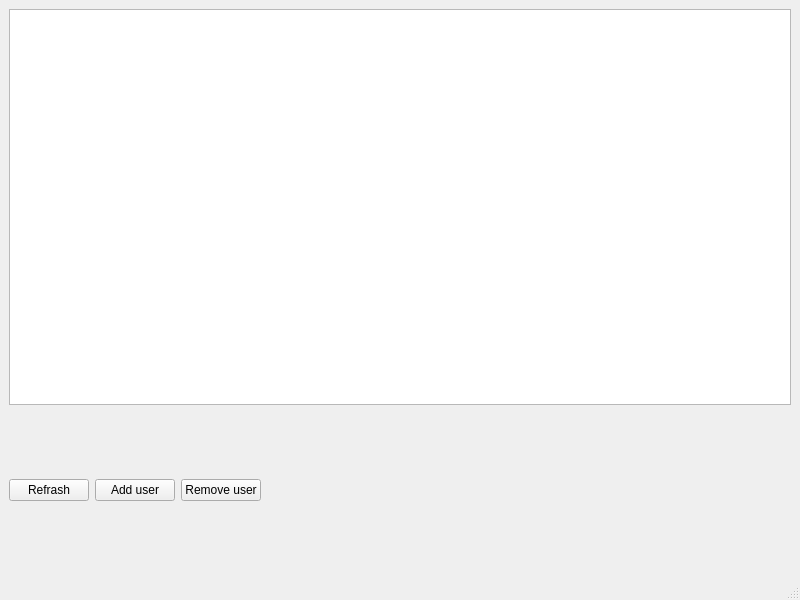
<?xml version="1.0" encoding="UTF-8"?>
<ui version="4.0">
 <class>MainWindow</class>
 <widget class="QMainWindow" name="MainWindow">
  <property name="geometry">
   <rect>
    <x>0</x>
    <y>0</y>
    <width>800</width>
    <height>600</height>
   </rect>
  </property>
  <property name="windowTitle">
   <string>MainWindow</string>
  </property>
  <widget class="QWidget" name="centralwidget">
   <layout class="QGridLayout" name="gridLayout">
    <item row="1" column="2">
     <widget class="QPushButton" name="btnRemove">
      <property name="text">
       <string>Remove user</string>
      </property>
     </widget>
    </item>
    <item row="1" column="1">
     <widget class="QPushButton" name="btnAdd">
      <property name="text">
       <string>Add user</string>
      </property>
     </widget>
    </item>
    <item row="1" column="0">
     <widget class="QPushButton" name="btnRefrash">
      <property name="text">
       <string>Refrash</string>
      </property>
     </widget>
    </item>
    <item row="0" column="0" colspan="4">
     <widget class="QTableView" name="tableView"/>
    </item>
    <item row="1" column="3">
     <spacer name="horizontalSpacer">
      <property name="orientation">
       <enum>Qt::Horizontal</enum>
      </property>
      <property name="sizeHint" stdset="0">
       <size>
        <width>515</width>
        <height>158</height>
       </size>
      </property>
     </spacer>
    </item>
   </layout>
  </widget>
  <widget class="QMenuBar" name="menubar">
   <property name="geometry">
    <rect>
     <x>0</x>
     <y>0</y>
     <width>800</width>
     <height>21</height>
    </rect>
   </property>
  </widget>
  <widget class="QStatusBar" name="statusbar"/>
 </widget>
 <resources/>
 <connections/>
</ui>
